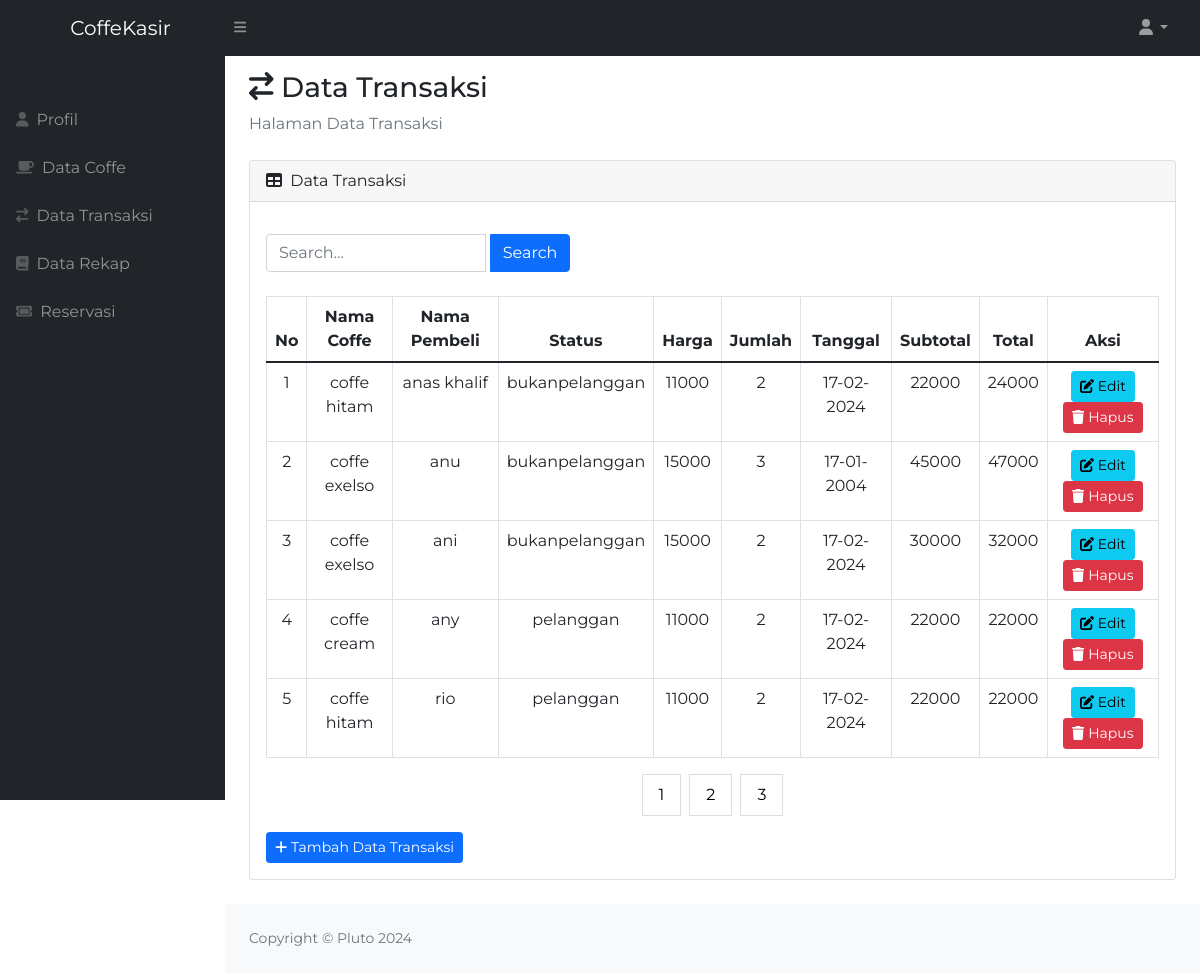
The page /datatransaksi.php (signed in) on the database its author committed.
### tables this page shows
CREATE TABLE `transaksi` (
  `id_transaksi` int(11) NOT NULL,
  `id_coffe` int(11) NOT NULL,
  `pembeli` varchar(25) NOT NULL,
  `harga_coffe` varchar(100) NOT NULL,
  `jumlah` varchar(100) NOT NULL,
  `subtotal` varchar(100) NOT NULL,
  `tanggal` varchar(100) NOT NULL,
  `status` varchar(50) NOT NULL,
  `pajak` varchar(50) NOT NULL,
  `total` varchar(50) NOT NULL
);

CREATE TABLE `coffe` (
  `id_coffe` int(11) NOT NULL,
  `nama_coffe` varchar(100) NOT NULL,
  `harga_coffe` varchar(100) NOT NULL
);

### datatransaksi.php (the view, shortened to what this page needs)
<?php
include('koneksi/koneksi.php');
$role = $_SESSION['level'] === 'admin';
$results_per_page = 5;
if (!isset($_GET['page'])) {
    $page = 1;
} else {
    $page = $_GET['page'];
}
$start_from = ($page - 1) * $results_per_page;
$query = "SELECT * FROM transaksi m, coffe s WHERE s.id_coffe = m.id_coffe";
$count_query = "SELECT COUNT(*) AS total FROM transaksi";
$query .= " ORDER BY id_transaksi DESC LIMIT $start_from, $results_per_page";
$result = mysqli_query($koneksi, $query);
$total_result = mysqli_query($koneksi, $count_query);
$total_data = mysqli_fetch_assoc($total_result)['total'];
$total_pages = ceil($total_data / $results_per_page);
?>
<!DOCTYPE html>
<html lang="en">
<head>
    <link href="https://cdn.jsdelivr.net/npm/bootstrap@5.0.2/dist/css/bootstrap.min.css" rel="stylesheet">
    <link href="css/styles.css" rel="stylesheet" />
</head>
<body class="sb-nav-fixed">
    <nav class="sb-topnav navbar navbar-expand navbar-dark bg-dark">
        <a class="navbar-brand ps-3 text-center" href="index.php">CoffeKasir</a>
        <button class="btn btn-link btn-sm order-1 order-lg-0 me-4 me-lg-0" id="sidebarToggle" href="#!"><i class="fas fa-bars"></i></button>
        <ul class="navbar-nav ms-auto ms-md-0 me-3 me-lg-4">
            <li class="nav-item dropdown">
                <a class="nav-link dropdown-toggle" id="navbarDropdown" href="#" role="button" data-bs-toggle="dropdown" aria-expanded="false"><i class="fas fa-user fa-fw"></i></a>
            </li>
        </ul>
    </nav>
    <div id="layoutSidenav">
        <div id="layoutSidenav_nav">
            <nav class="sb-sidenav accordion sb-sidenav-dark" id="sidenavAccordion">
                <div class="sb-sidenav-menu">
                    <div class="nav">
                        <div class="sb-sidenav-menu-heading"></div>
                        <?php
                        if ($role) :
                        ?>
                            <a class="nav-link" href="profil.php">
                                <div class="sb-nav-link-icon"><i class="fas fa-user"></i></div>
                                Profil
                            </a>
                            <a class="nav-link" href="datacoffe.php">
                                <div class="sb-nav-link-icon"><i class="fas fa-coffee"></i></div>
                                Data Coffe
                            </a>
                            <a class="nav-link" href="datatransaksi.php">
                                <div class="sb-nav-link-icon"><i class="fas fa-exchange"></i></div>
                                Data Transaksi
                            </a>
                            <a class="nav-link" href="datarekap.php">
                                <div class="sb-nav-link-icon"><i class="fas fa-book"></i></div>
                                Data Rekap
                            </a>
                            <a class="nav-link" href="reservasi.php">
                                <div class="sb-nav-link-icon"><i class="fas fa-ticket"></i></div>
                                Reservasi
                            </a>
                        <?php endif; ?>
                    </div>
                </div>
            </nav>
        </div>
        <div id="layoutSidenav_content">
            <main>
                <div class="container-fluid px-4">
                    <div class="col-sm-6">
                        <h3><i class="fa fa-exchange mt-3"></i> Data Transaksi</h3>
                    </div>
                    <ol class="breadcrumb mb-4">
                        <li class="breadcrumb-item active">Halaman Data Transaksi</li>
                    </ol>
                    <div class="card mb-4">
                        <div class="card-header">
                            <i class="fas fa-table me-1"></i>
                            Data Transaksi
                        </div>
                        <div class="col-sm-4 mb-2 mx-3">
                            <form method="post" action="">
                                <div class="input-group">
                                    <input type="text" class="form-control" placeholder="Search..." name="search">
                                    <button class="btn btn-primary mx-1" type="submit">Search</button>
                                </div>
                            </form>
                        </div>
                        <div class="card-body">
                            <table id="datatablesSimple" class="table table-bordered text-center">
                                <thead>
                                    <tr>
                                        <th class=" text-center">No</th>
                                        <th class="text-center">Nama Coffe</th>
                                        <th class="text-center">Nama Pembeli</th>
                                        <th class="text-center">Status</th>
                                        <th class="text-center">Harga </th>
                                        <th class="text-center">Jumlah</th>
                                        <th class="text-center">Tanggal</th>
                                        <th class="text-center">Subtotal</th>
                                        <th class="text-center text-red">Total</th>
                                        <th class="text-center">Aksi</th>
                                    </tr>
                                </thead>
                                <tbody>
                                    <?php
                                    $no = $start_from + 1;
                                    while ($data = mysqli_fetch_array($result)) {
                                    ?>
                                        <tr>
                                            <td><?php echo $no; ?></td>
                                            <td><?php echo $data['nama_coffe']; ?></td>
                                            <td><?php echo $data['pembeli']; ?></td>
                                            <td><?php echo $data['status']; ?></td>
                                            <td><?php echo $data['harga_coffe']; ?></td>
                                            <td><?php echo $data['jumlah']; ?></td>
                                            <td><?php echo $data['tanggal']; ?></td>
                                            <td><?php echo $data['subtotal']; ?></td>
                                            <td><?php echo $data['total']; ?></td>
                                            <td>
                                                <a href="editdatatransaksi.php?data=<?php echo $data['id_transaksi']; ?>" class="btn btn-info btn-sm"><i class="fas fa-edit"></i> Edit</a>
                                                <a href="datatransaksi.php?aksi=hapus&data=<?php echo $data['id_transaksi']; ?>" class="btn btn-danger btn-sm" onclick="return confirm('Apakah Anda yakin ingin menghapus data ini?');"><i class="fas fa-trash"></i> Hapus</a>
                                            </td>
                                        </tr>
                                    <?php
                                        $no++;
                                    }
                                    ?>
                                </tbody>
                            </table>
                            <nav aria-label="Page navigation">
                                <ul class="pagination justify-content-center">
                                    <?php
                                    for ($i = 1; $i <= $total_pages; $i++) {
                                        echo "<a href='datatransaksi.php?page=" . $i . "'>" . ' ' . $i . "</a> ";
                                    }
                                    ?>
                                </ul>
                            </nav>
                            <div class="card-tools">
                                <a href="tambahdatatransaksi.php" class="btn btn-sm btn-primary float-right">
                                    <i class="fas fa-plus"></i> Tambah Data Transaksi</a>
                            </div>
                        </div>
                    </div>
                </div>
            </main>
            <footer class="py-4 bg-light mt-auto">
                <div class="container-fluid px-4">
                    <div class="d-flex align-items-center justify-content-between small">
                        <div class="text-muted">Copyright &copy; Pluto 2024</div>
                    </div>
                </div>
            </footer>
        </div>
    </div>
</body>
</html>

### datatransaksi.php (style rules this page uses)
.pagination a { color: black; padding: 8px 16px; text-decoration: none; transition: background-color .3s; border: 1px solid #ddd; margin: 0 4px; }
#layoutSidenav_content { background-color: #fff; }
body { font-family: Montserrat, sans-serif; }

### rows shown on the page
transaksi: id_coffe.nama_coffe "coffe hitam", pembeli "anas khalif", status "bukanpelanggan", id_coffe.harga_coffe "11000", jumlah "2", tanggal "17-02-2024", subtotal "22000", total "24000"
transaksi: id_coffe.nama_coffe "coffe exelso", pembeli "anu", status "bukanpelanggan", id_coffe.harga_coffe "15000", jumlah "3", tanggal "17-01-2004", subtotal "45000", total "47000"
transaksi: id_coffe.nama_coffe "coffe exelso", pembeli "ani", status "bukanpelanggan", id_coffe.harga_coffe "15000", jumlah "2", tanggal "17-02-2024", subtotal "30000", total "32000"
transaksi: id_coffe.nama_coffe "coffe cream", pembeli "any", status "pelanggan", id_coffe.harga_coffe "11000", jumlah "2", tanggal "17-02-2024", subtotal "22000", total "22000"
transaksi: id_coffe.nama_coffe "coffe hitam", pembeli "rio", status "pelanggan", id_coffe.harga_coffe "11000", jumlah "2", tanggal "17-02-2024", subtotal "22000", total "22000"
